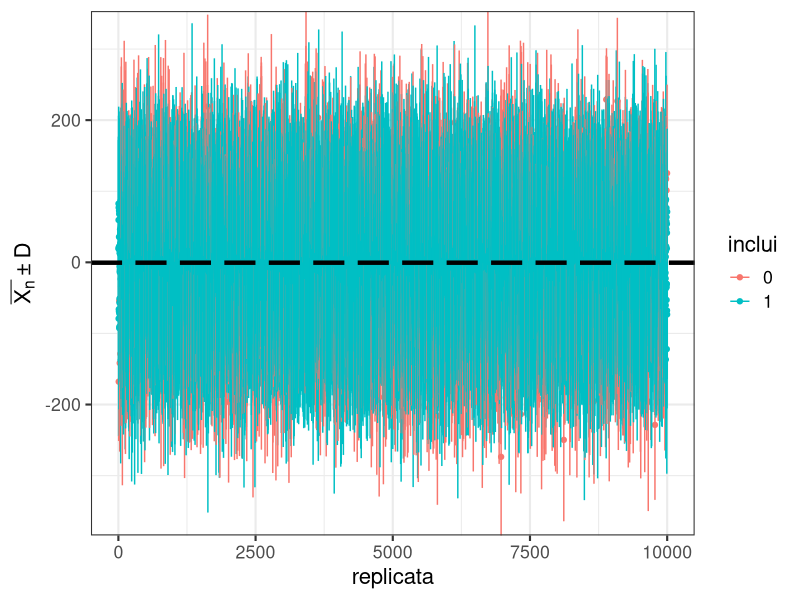

Source code (R):
truemu <- -.5
truesd <- 200

n <- 10
M <- 10000
gama <- .90
cc <- qt(p = (1  + gama)/2, df = n-1)

computa_D <- function(x) {
  n <- length(x)
  Delta.sq <- sum((x - mean(x))^2)
  sigma.prime <- sqrt(Delta.sq/(n-1)) 
  d <- cc * sigma.prime/sqrt(n)
  return(d)
}

ta_no_intervalo <- function(intervalo){
  (intervalo[1] <= truemu) * (truemu <= intervalo[2])
}
#######

data.sets <- matrix(rnorm(n = n*M, mean = truemu, sd = truesd),
                    ncol = n, nrow = M)


Xbars <- apply(data.sets, 1, mean)
Ds <- apply(data.sets, 1, computa_D)
As <- Xbars - Ds
Bs <- Xbars + Ds  

Intervalos <- data.frame(lwr = As, upr = Bs)
Intervalos$contem <- apply(Intervalos, 1, ta_no_intervalo)

mean(Intervalos$contem) ## cobertura dos intervalos


########### Figura
praplotar <- data.frame(lwr = As, media = Xbars, upr = Bs,
                        inclui = as.factor(Intervalos$contem), replicata = 1:M)
library(ggplot2)

p0 <- ggplot(data = praplotar, aes(x = replicata, y = media, colour = inclui)) +
  geom_point() +
  geom_errorbar(aes(ymin = lwr, ymax = upr)) +
  geom_hline(yintercept = truemu, linetype = "longdash", size = 1.5) +
  scale_y_continuous(expression(bar(X[n]) %+-%  D), expand = c(0, 0)) +
  theme_bw(base_size = 16)

p0
